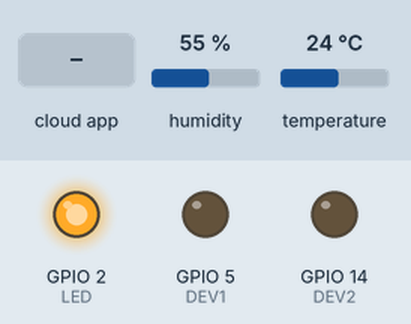
Bench run of a sketch on a simulated ESP8266 (NodeMCU). Shown: output pins drawn as LEDs (lit = HIGH). The test bench sets the inputs (shaded band); at power-on: humidity 55 %, temperature 24 °C. WiFi joins after 1.5 s; servers stay silent unless stated; the Firebase database answers and starts empty; what the sketch prints to the serial monitor is not drawn.

Above: at 2.7 s.
2.8 s: the phone or cloud app sets Device1 to true
At 5.9 s:
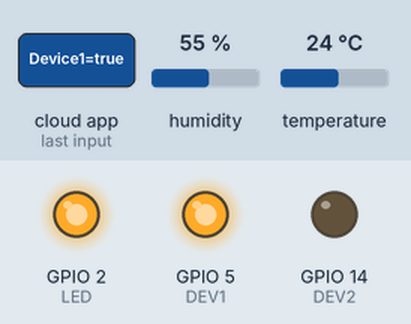
6.6 s: the phone or cloud app sets Device2 to true
At 8.1 s:
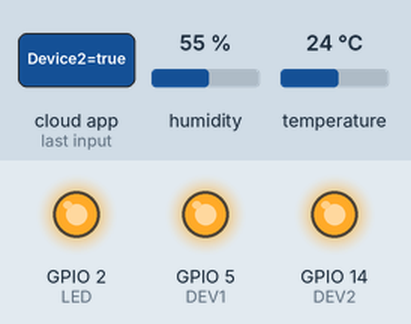
8.4 s: the phone or cloud app sets Device1 to false
At 11.7 s:
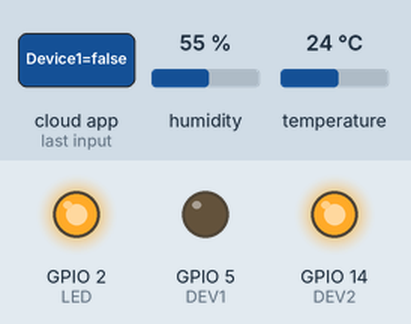
12.0 s: the phone or cloud app sets Device2 to false
At 13.1 s:
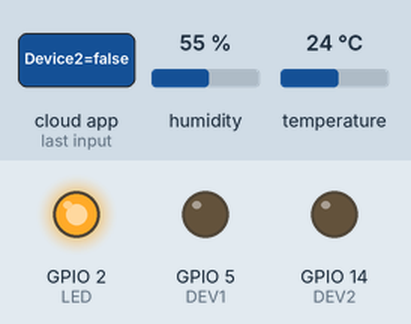
Timing chart, 0 to 14.8 s (numbered marks = the images above; inputs shaded):
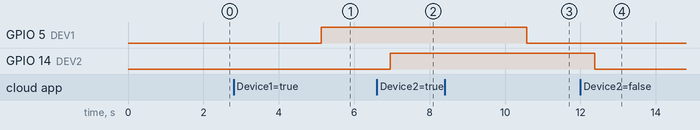

Measured:
- after the input at 2.8 s, GPIO 5 (DEV1): LOW → HIGH after 2.3 s
- after the input at 6.6 s, GPIO 14 (DEV2): LOW → HIGH after 0.35 s
- after the input at 8.4 s, GPIO 5 (DEV1): HIGH → LOW after 2.2 s
- after the input at 12.0 s, GPIO 14 (DEV2): HIGH → LOW after 0.37 s

The sketch:

CodeESPFinal.ino
```cpp
#include <DHT.h>
#include <ESP8266WiFi.h>
#include <FirebaseArduino.h>

#define DHT_PIN 4    //D2 in Node MCU
#define DHT_TYPE DHT11

#define FIREBASE_HOST "dhtfinal.firebaseio.com"
#define FIREBASE_AUTH ""
#define WIFI_SSID "Hue"
#define WIFI_PASSWORD "123456789"

#define DEV1 5       //D1 in Node MCU
#define DEV2 14      //D5 in Node MCU
#define LED  2       //D4 in Node MCU

DHT dht(DHT_PIN, DHT_TYPE);

String Device1, Device2;

void setup() {
  Serial.begin(115200);

  //Chân cho Relay
  pinMode(DEV1, OUTPUT);
  pinMode(DEV2, OUTPUT);
  pinMode(LED, OUTPUT);

  digitalWrite(DEV1, LOW);
  digitalWrite(DEV2, LOW);
  digitalWrite(LED, LOW);

  //Khởi động DHT
  dht.begin();

  //Kết nối Wifi
  WiFi.begin(WIFI_SSID, WIFI_PASSWORD);

  while (WiFi.status() != WL_CONNECTED) {
    delay(500);
  }

  Serial.println(WiFi.localIP());
  digitalWrite(LED, HIGH);

  //Khởi tạo với Firebase
  Firebase.begin(FIREBASE_HOST, FIREBASE_AUTH);

}

void loop() {
  //Đọc nhiệt độ và độ ẩm
  float tem = dht.readTemperature();
  float hum = dht.readHumidity();

  if (isnan(hum) || isnan(tem)) {
    return;
  }

  int tem1 = (int)tem;
  int hum1 = (int)hum;

  //Đưa độ ẩm và nhiệt độ lên Firebase
  Firebase.setString("Temperature",(String)tem1);

  if (Firebase.failed()) {
      return;
  }
  delay(300);

  Firebase.setString("Humidity",(String)hum1);

  if (Firebase.failed()) {
      return;
  }
  delay(300);

  //Đọc giá trị Device về ESP
  Device1 = Firebase.getString("Device1");

  if (Firebase.failed()) {
      return;
  }
  delay(300);

  Device2 = Firebase.getString("Device2");

  if (Firebase.failed()) {
      return;
  }
  delay(300);

  //Bật thiết bị
  if (Device1=="true") digitalWrite(DEV1, HIGH);
  else if (Device1=="false") digitalWrite(DEV1, LOW);

  if (Device2=="true") digitalWrite(DEV2, HIGH);
  else if (Device2=="false") digitalWrite(DEV2, LOW);
}
```
